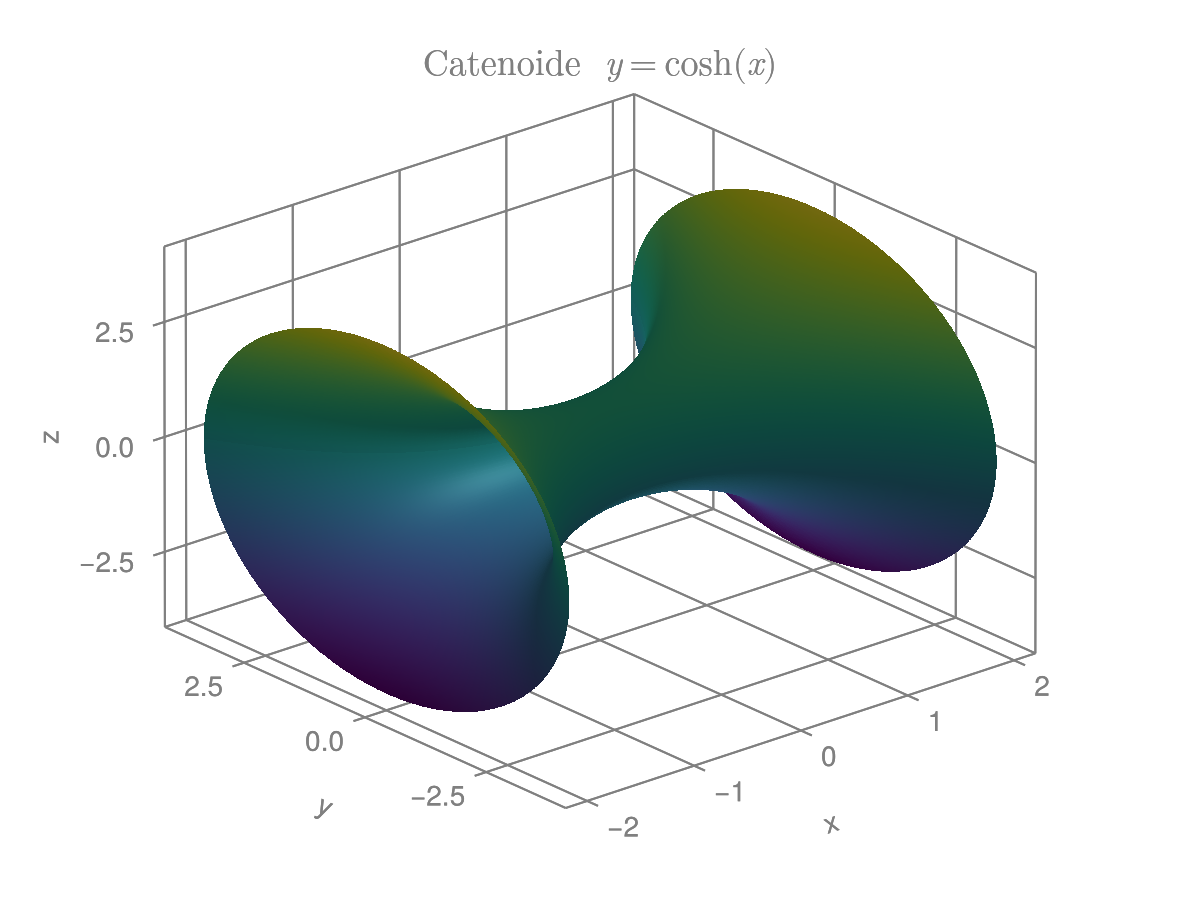

This figure's Julia source:
using CairoMakie, LaTeXStrings

include("../mytheme.jl")


a = 1.0
b = 2.0
t = LinRange(-b, b, 100)
θ = LinRange(0, 2π, 100)
x = [ti for ti in t, _ in θ]
y = [a * cosh(ti / a) * cos(θj) for ti in t, θj in θ]
z = [a * cosh(ti / a) * sin(θj) for ti in t, θj in θ]
fig = Figure(backgroundcolor=:transparent)
ax = Axis3(fig[1, 1],
    title = L"Catenoide  $y = \cosh(x)$",
    xlabel = "x", ylabel = "y", zlabel = "z", backgroundcolor = :transparent
)
surface!(ax, x, y, z, colormap = :viridis)
save("img/examen-2026-04-16/catenoide.svg", fig, backgroundcolor=:transparent)
save("img/examen-2026-04-16/catenoide.pdf", fig, backgroundcolor=:transparent)
save("img/examen-2026-04-16/catenoide.png", fig, backgroundcolor=:transparent)
fig
